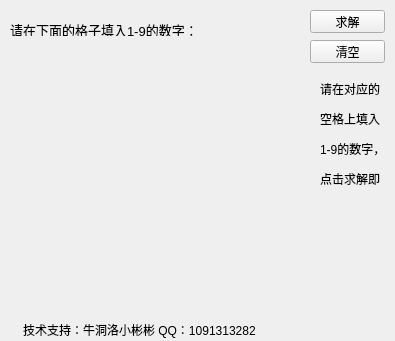
<?xml version="1.0" encoding="UTF-8"?>
<ui version="4.0">
 <class>Widget</class>
 <widget class="QWidget" name="Widget">
  <property name="geometry">
   <rect>
    <x>0</x>
    <y>0</y>
    <width>395</width>
    <height>341</height>
   </rect>
  </property>
  <property name="windowTitle">
   <string>Widget</string>
  </property>
  <widget class="QPushButton" name="qiujie_button">
   <property name="geometry">
    <rect>
     <x>310</x>
     <y>10</y>
     <width>75</width>
     <height>23</height>
    </rect>
   </property>
   <property name="text">
    <string>求解</string>
   </property>
  </widget>
  <widget class="QLabel" name="label">
   <property name="geometry">
    <rect>
     <x>10</x>
     <y>20</y>
     <width>191</width>
     <height>16</height>
    </rect>
   </property>
   <property name="text">
    <string>&lt;html&gt;&lt;head/&gt;&lt;body&gt;&lt;p&gt;&lt;span style=&quot; font-size:10pt;&quot;&gt;请在下面的格子填入1-9的数字：&lt;/span&gt;&lt;/p&gt;&lt;/body&gt;&lt;/html&gt;</string>
   </property>
  </widget>
  <widget class="QLabel" name="label_2">
   <property name="geometry">
    <rect>
     <x>320</x>
     <y>80</y>
     <width>71</width>
     <height>121</height>
    </rect>
   </property>
   <property name="text">
    <string>&lt;html&gt;&lt;head/&gt;&lt;body&gt;&lt;p&gt;请在对应的&lt;/p&gt;&lt;p&gt;空格上填入&lt;/p&gt;&lt;p&gt;1-9的数字，&lt;/p&gt;&lt;p&gt;点击求解即&lt;/p&gt;&lt;p&gt;可得答案&lt;/p&gt;&lt;/body&gt;&lt;/html&gt;</string>
   </property>
  </widget>
  <widget class="QPushButton" name="qiujie_button_2">
   <property name="geometry">
    <rect>
     <x>310</x>
     <y>40</y>
     <width>75</width>
     <height>23</height>
    </rect>
   </property>
   <property name="text">
    <string>清空</string>
   </property>
  </widget>
  <widget class="QLabel" name="label_3">
   <property name="geometry">
    <rect>
     <x>23</x>
     <y>320</y>
     <width>351</width>
     <height>51</height>
    </rect>
   </property>
   <property name="text">
    <string>&lt;html&gt;&lt;head/&gt;&lt;body&gt;&lt;p&gt;技术支持：牛洞洛小彬彬 QQ：1091313282&lt;/p&gt;&lt;p&gt;汕头职业技术学院－自然科学系－数学教育3&lt;/p&gt;&lt;/body&gt;&lt;/html&gt;</string>
   </property>
  </widget>
 </widget>
 <layoutdefault spacing="6" margin="11"/>
 <resources/>
 <connections/>
</ui>
